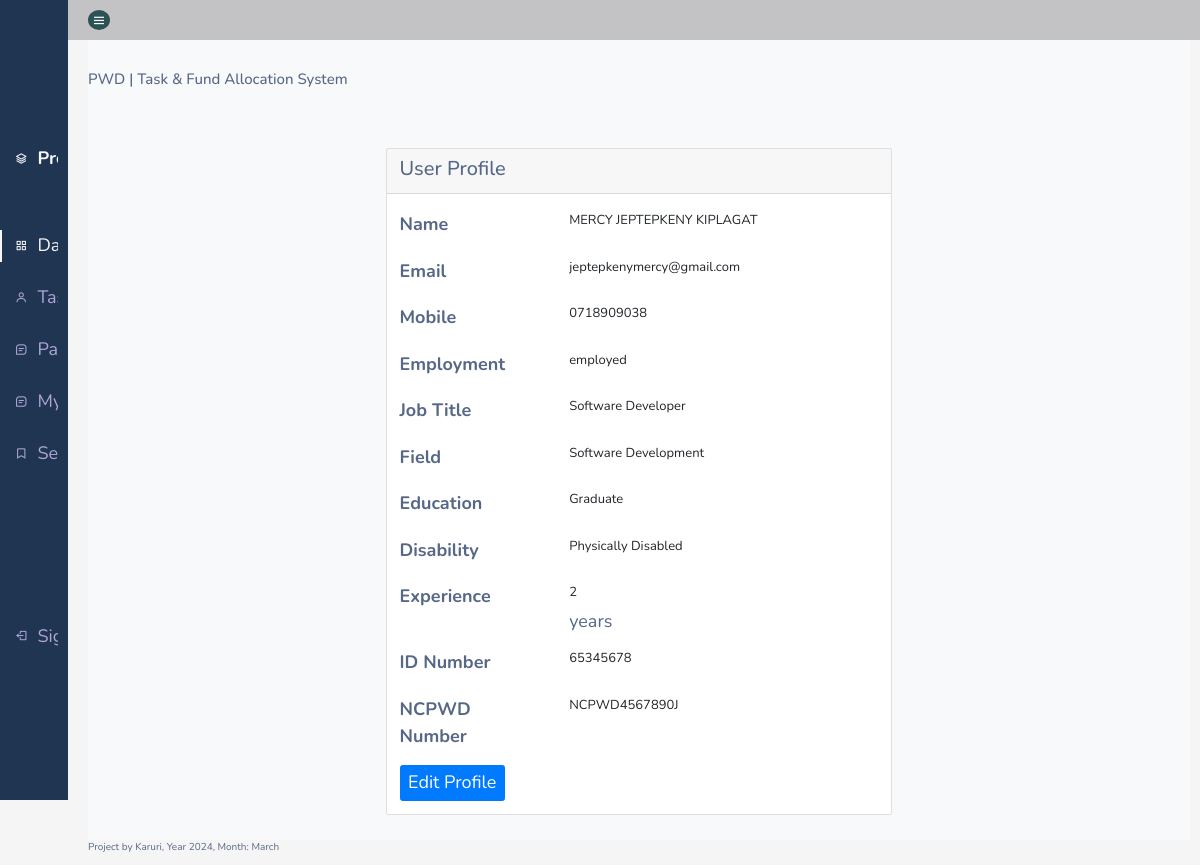
Screenshot of /update_profile.php (signed in) with the database file from the repository.
### tables this page shows
CREATE TABLE `user_list` (
  `user_id` int(11) NOT NULL,
  `fullname` varchar(255) NOT NULL,
  `username` varchar(255) NOT NULL,
  `password` varchar(255) NOT NULL,
  `type` tinyint(1) NOT NULL DEFAULT 0,
  `status` tinyint(1) NOT NULL DEFAULT 0,
  `date_created` timestamp NOT NULL DEFAULT current_timestamp(),
  `email` varchar(255) NOT NULL,
  `mobile` varchar(255) NOT NULL,
  `employment` varchar(255) NOT NULL,
  `job_title` varchar(255) NOT NULL,
  `field` varchar(255) NOT NULL,
  `education` varchar(255) NOT NULL,
  `disability` varchar(255) NOT NULL,
  `experience` varchar(255) NOT NULL,
  `id_no` int(11) NOT NULL,
  `ncpwd_no` varchar(255) NOT NULL
);

### update_profile.php (the view, shortened to what this page needs)
<?php include 'head.php'?>
<!DOCTYPE html>
<html>
<head>
<link rel="stylesheet" href="https://maxcdn.bootstrapcdn.com/font-awesome/4.7.0/css/font-awesome.min.css">
<link rel="stylesheet" href="https://maxcdn.bootstrapcdn.com/bootstrap/3.3.7/css/bootstrap.min.css">
<link href="https://maxcdn.bootstrapcdn.com/bootstrap/4.5.2/css/bootstrap.min.css" rel="stylesheet">
<link rel="stylesheet" href="./css1/tables.css">
</head>
<?php include 'header.php'?>
    <?php include 'menu.php'?>
<div class="container mt-5">
<?php
$user_id = $_SESSION['user_id'];
$sql = "SELECT user_id, fullname, username, type, status, date_created, email, mobile, employment, job_title, field, education, disability, experience, id_no, ncpwd_no FROM user_list WHERE user_id = ?";
$stmt = $conn->prepare($sql);
$stmt->bind_param("i", $user_id);
$stmt->execute();
$result = $stmt->get_result();
if ($result->num_rows > 0) {
    $row = $result->fetch_assoc();
    $fullname = $row['fullname'];
    $email = $row['email'];
    $mobile = $row['mobile'];
    $employment = $row['employment'];
    $job_title = $row['job_title'];
    $field = $row['field'];
    $education = $row['education'];
    $disability = $row['disability'];
    $experience = $row['experience'];
    $id_no = $row['id_no'];
    $ncpwd_no = $row['ncpwd_no'];
}
?>
<div class="container mt-5">
    <div class="row justify-content-center">
        <div class="col-md-6">
            <div class="card">
                <div class="card-header">
                    <h2>User Profile</h2>
                </div>
                <div class="card-body" style="font-size:large;">
                    <div class="form-group row">
                        <label for="inputName" class="col-sm-4 col-form-label">Name</label>
                        <div class="col-sm-8">
                            <?php
                            echo '<input type="text" readonly class="form-control-plaintext" id="inputName" value="' . $fullname . '">';
                            ?>
                        </div>
                    </div>
                    <div class="form-group row">
                        <label for="inputEmail" class="col-sm-4 col-form-label">Email</label>
                        <div class="col-sm-8">
                            <?php
                            echo '<input type="text" readonly class="form-control-plaintext" id="inputEmail" value="' . $email . '">';
                            ?>
                        </div>
                    </div>
                    <div class="form-group row">
                        <label for="inputMobile" class="col-sm-4 col-form-label">Mobile</label>
                        <div class="col-sm-8">
                            <?php
                            echo '<input type="text" readonly class="form-control-plaintext" id="inputMobile" value="' . $mobile . '">';
                            ?>
                        </div>
                    </div>
                    <div class="form-group row">
                        <label for="inputEmployment" class="col-sm-4 col-form-label">Employment</label>
                        <div class="col-sm-8">
                            <?php
                            echo '<input type="text" readonly class="form-control-plaintext" id="inputEmployment" value="' . $employment . '">';
                            ?>
                        </div>
                    </div>
                    <div class="form-group row">
                        <label for="inputJobTitle" class="col-sm-4 col-form-label">Job Title</label>
                        <div class="col-sm-8">
                            <?php
                            echo '<input type="text" readonly class="form-control-plaintext" id="inputJobTitle" value="' . $job_title . '">';
                            ?>
                        </div>
                    </div>
                    <div class="form-group row">
                        <label for="inputField" class="col-sm-4 col-form-label">Field</label>
                        <div class="col-sm-8">
                            <?php
                            echo '<input type="text" readonly class="form-control-plaintext" id="inputField" value="' . $field . '">';
                            ?>
                        </div>
                    </div>
                    <div class="form-group row">
                        <label for="inputEducation" class="col-sm-4 col-form-label">Education</label>
                        <div class="col-sm-8">
                            <?php
                            echo '<input type="text" readonly class="form-control-plaintext" id="inputEducation" value="' . $education . '">';
                            ?>
                        </div>
                    </div>
                    <div class="form-group row">
                        <label for="inputDisability" class="col-sm-4 col-form-label">Disability</label>
                        <div class="col-sm-8">
                             <?php
                                $disabilityText = ($disability == 0) ? "Physically Disabled" : "Mentally Disabled";
                                echo '<input type="text" readonly class="form-control-plaintext" id="inputDisability" value="' . $disabilityText . '">';
                                ?>
                        </div>
                    </div>
                    <div class="form-group row">
                        <label for="inputExperience" class="col-sm-4 col-form-label">Experience</label>
                        <div class="col-sm-8">
                            <?php
                            echo '<input type="text" readonly class="form-control-plaintext" id="inputExperience" value="' . $experience . '">';
                            ?>years
                        </div>
                    </div>
                    <div class="form-group row">
                        <label for="inputIdNo" class="col-sm-4 col-form-label">ID Number</label>
                        <div class="col-sm-8">
                            <?php
                            echo '<input type="text" readonly class="form-control-plaintext" id="inputIdNo" value="' . $id_no . '">';
                            ?>
                        </div>
                    </div>
                    <div class="form-group row">
                        <label for="inputNcpwdNo" class="col-sm-4 col-form-label">NCPWD Number</label>
                        <div class="col-sm-8">
                            <?php
                            echo '<input type="text" readonly class="form-control-plaintext" id="inputNcpwdNo" value="' . $ncpwd_no . '">';
                            ?>
                        </div>
                    </div>
                  <a href="edit_profile.php" class="btn btn-primary" style="font-size: large;">Edit Profile</a>
                </div>
            </div>
        </div>
    </div>
</div>
</div>
</div>
  <?php include 'footer.php'?>

### css1/menubar.css (style rules this page uses)
:root { --header-height: 3rem; --nav-width: 68px; --first-color: #4723D9; --first-color-light: #AFA5D9; --white-color: #F7F6FB; --body-font: 'Nunito', sans-serif; --normal-font-size: 1rem; --z-fixed: 100 }
body { position: relative; margin: var(--header-height) 0 0 0; padding: 0 1rem; font-family: var(--body-font); font-size: var(--normal-font-size); transition: .5s }
a { text-decoration: none }
@media screen and (min-width: 768px) { body { margin: calc(var(--header-height) + 1rem) 0 0 0; padding-left: calc(var(--nav-width) + 2rem) } }

### css1/tables.css (style rules this page uses)
body { color: #566787; background: #f5f5f5; font-family: 'Varela Round', sans-serif; font-size: 13px; }

### update_profile.php (style rules this page uses)
.form-control-plaintext { font-size: small; }

### rows the page displays
user_list: fullname "MERCY JEPTEPKENY KIPLAGAT", email "jeptepkenymercy@gmail.com", mobile "0718909038", employment "employed", job_title "Software Developer", field "Software Development", education "Graduate", disability "Physically Disabled", experience "2", id_no "65345678", ncpwd_no "NCPWD4567890J"
